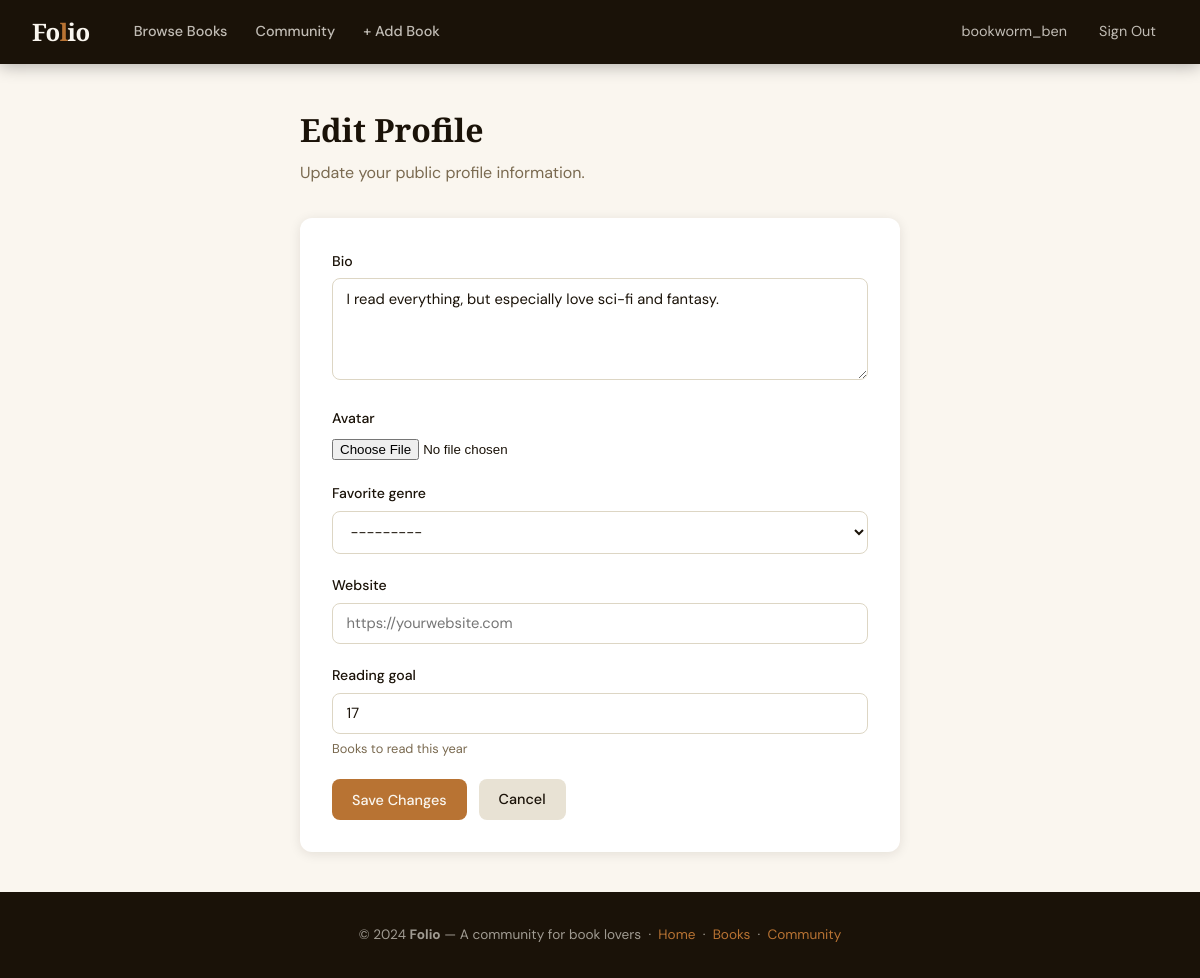
Page /profile/edit/me/ (signed in) on the committed database.
### books/models.py (models this page shows, shortened)
class UserProfile(models.Model):
    user = models.OneToOneField(User, on_delete=models.CASCADE, related_name='profile')
    bio = models.TextField(blank=True, max_length=500)
    avatar = models.ImageField(upload_to='avatars/', blank=True, null=True)
    favorite_genre = models.CharField(max_length=50, choices=GENRE_CHOICES, blank=True)
    website = models.URLField(blank=True)
    reading_goal = models.PositiveIntegerField(default=0, help_text="Books to read this year")

### books/views.py (the view)
# urls.py: path('profile/edit/me/', views.profile_edit, name='profile_edit'),
@login_required
def profile_edit(request):
    profile_obj, _ = UserProfile.objects.get_or_create(user=request.user)
    if request.method == 'POST':
        form = UserProfileForm(request.POST, request.FILES, instance=profile_obj)
        if form.is_valid():
            form.save()
            messages.success(request, 'Profile updated!')
            return redirect('profile', username=request.user.username)
    else:
        form = UserProfileForm(instance=profile_obj)
    return render(request, 'books/profile_edit.html', {'form': form})

### books/forms.py
class UserProfileForm(forms.ModelForm):
    class Meta:
        model = UserProfile
        fields = ['bio', 'avatar', 'favorite_genre', 'website', 'reading_goal']
        widgets = {
            'bio': forms.Textarea(attrs={'rows': 4, 'placeholder': 'Tell the community about yourself...'}),
            'website': forms.URLInput(attrs={'placeholder': 'https://yourwebsite.com'}),
            'reading_goal': forms.NumberInput(attrs={'placeholder': 'e.g. 24'}),
        }

### templates/books/profile_edit.html (shortened to what this page needs)
{% extends "base.html" %}
{% block content %}
<div style="max-width:600px;margin:0 auto;">
  <div class="page-header">
    <h1>Edit Profile</h1>
    <p>Update your public profile information.</p>
  </div>
  <div style="background:#fff;border-radius:12px;padding:2rem;box-shadow:var(--shadow);">
    <form method="POST" enctype="multipart/form-data">
      {% for field in form %}
      <div class="form-group">
        <label for="{{ field.id_for_label }}">{{ field.label }}</label>
        {{ field }}
        {% if field.help_text %}<div class="form-help">{{ field.help_text }}</div>{% endif %}
      </div>
      {% endfor %}
      <div style="display:flex;gap:0.75rem;margin-top:0.5rem;">
        <button type="submit" class="btn btn-primary">Save Changes</button>
        <a href="{% url 'profile' user.username %}" class="btn btn-secondary">Cancel</a>
      </div>
    </form>
  </div>
</div>
{% endblock %}

### templates/base.html (shortened to what this page needs)
{% load static %}
<!DOCTYPE html>
<html lang="en">
<head>
</head>
<body>
<nav>
  <div class="nav-inner">
    <a href="{% url 'home' %}" class="nav-brand">Fo<span>l</span>io</a>
    <div class="nav-links">
      <a href="{% url 'book_list' %}">Browse Books</a>
      <a href="{% url 'community' %}">Community</a>
      {% if user.is_authenticated %}
      <a href="{% url 'book_add' %}">+ Add Book</a>
      {% endif %}
    </div>
    <div class="nav-right">
      {% if user.is_authenticated %}
        <a href="{% url 'profile' user.username %}">{{ user.username }}</a>
        <a href="{% url 'logout' %}">Sign Out</a>
      {% else %}
        <a href="{% url 'login' %}">Sign In</a>
        <a href="{% url 'register' %}" class="btn btn-nav">Join Free</a>
      {% endif %}
    </div>
  </div>
</nav>
<main>
  <div class="container">
    {% block content %}{% endblock %}
  </div>
</main>
<footer>
  <p>© 2024 <strong>Folio</strong> — A community for book lovers &nbsp;·&nbsp; <a href="{% url 'home' %}">Home</a> &nbsp;·&nbsp; <a href="{% url 'book_list' %}">Books</a> &nbsp;·&nbsp; <a href="{% url 'community' %}">Community</a></p>
</footer>
</body>
</html>

### templates/base.html (style rules this page uses)
:root { --ink: #1a1208; --paper: #faf6ef; --cream: #f2ead8; --amber: #b87333; --amber-hover: #c8852a; --burgundy: #6d2323; --sage: #4a5e3a; --mist: #e8e2d4; --text-muted: #7a6a50; --border: #ddd6c4; --shadow: 0 2px 12px rgba(26,18,8,0.10); --shadow-lg: 0 8px 32px rgba(26,18,8,0.14); --radius: 8px; }
* { margin:0;padding:0;box-sizing:border-box; }
body { font-family:'DM Sans',sans-serif;background:var(--paper);color:var(--ink);line-height:1.6;min-height:100vh;display:flex;flex-direction:column; }
a { color:var(--amber);text-decoration:none; }
nav { background:var(--ink);color:var(--paper);padding:0 2rem;position:sticky;top:0;z-index:100;box-shadow:0 2px 16px rgba(0,0,0,0.3); }
.nav-inner { max-width:1200px;margin:0 auto;display:flex;align-items:center;gap:2rem;height:64px; }
.nav-brand { font-family:'Playfair Display',serif;font-size:1.5rem;font-weight:900;color:var(--paper);letter-spacing:-0.5px;text-decoration:none;flex-shrink:0; }
.nav-brand span { color:var(--amber); }
.nav-links { display:flex;align-items:center;gap:0.25rem;flex:1; }
.nav-links a { color:rgba(250,246,239,0.75);padding:0.4rem 0.75rem;border-radius:var(--radius);font-size:0.9rem;font-weight:500;transition:all 0.2s; }
.nav-right { display:flex;align-items:center;gap:0.5rem;margin-left:auto; }
.nav-right a { color:rgba(250,246,239,0.75);font-size:0.9rem;padding:0.4rem 0.75rem;border-radius:var(--radius);transition:all 0.2s; }
.container { max-width:1200px;margin:0 auto;padding:0 1.5rem; }
main { flex:1;padding:2.5rem 0; }
.btn { display:inline-flex;align-items:center;gap:0.4rem;padding:0.55rem 1.25rem;border-radius:var(--radius);font-size:0.9rem;font-weight:500;cursor:pointer;border:none;transition:all 0.2s;text-decoration:none;font-family:inherit; }
.btn-primary { background:var(--amber);color:var(--paper); }
.btn-secondary { background:var(--mist);color:var(--ink); }
.form-group { margin-bottom:1.25rem; }
label { display:block;font-size:0.88rem;font-weight:500;margin-bottom:0.4rem;color:var(--ink); }
input[type=text],input[type=email],input[type=password],input[type=number],input[type=url],textarea,select { width:100%;padding:0.6rem 0.85rem;border:1.5px solid var(--border);border-radius:var(--radius); font-family:inherit;font-size:0.92rem;background:#fff;color:var(--ink);transition:border-color 0.2s; }
.form-help { font-size:0.8rem;color:var(--text-muted);margin-top:0.3rem; }
.page-header { margin-bottom:2rem; }
.page-header h1 { font-family:'Playfair Display',serif;font-size:2rem;font-weight:900;margin-bottom:0.3rem; }
.page-header p { color:var(--text-muted); }
footer { background:var(--ink);color:rgba(250,246,239,0.6);text-align:center;padding:2rem;font-size:0.85rem;margin-top:auto; }
footer a { color:var(--amber); }

### rows in the picture
UserProfile: form "I read everything, but especially love sci-fi and fantasy." "---------" "17"

### other values in the picture
{{ user.username }} "bookworm_ben"
{{ field.label }} "Bio" "Avatar" "Favorite genre" "Website" "Reading goal"
{{ field.help_text }} "Books to read this year"
